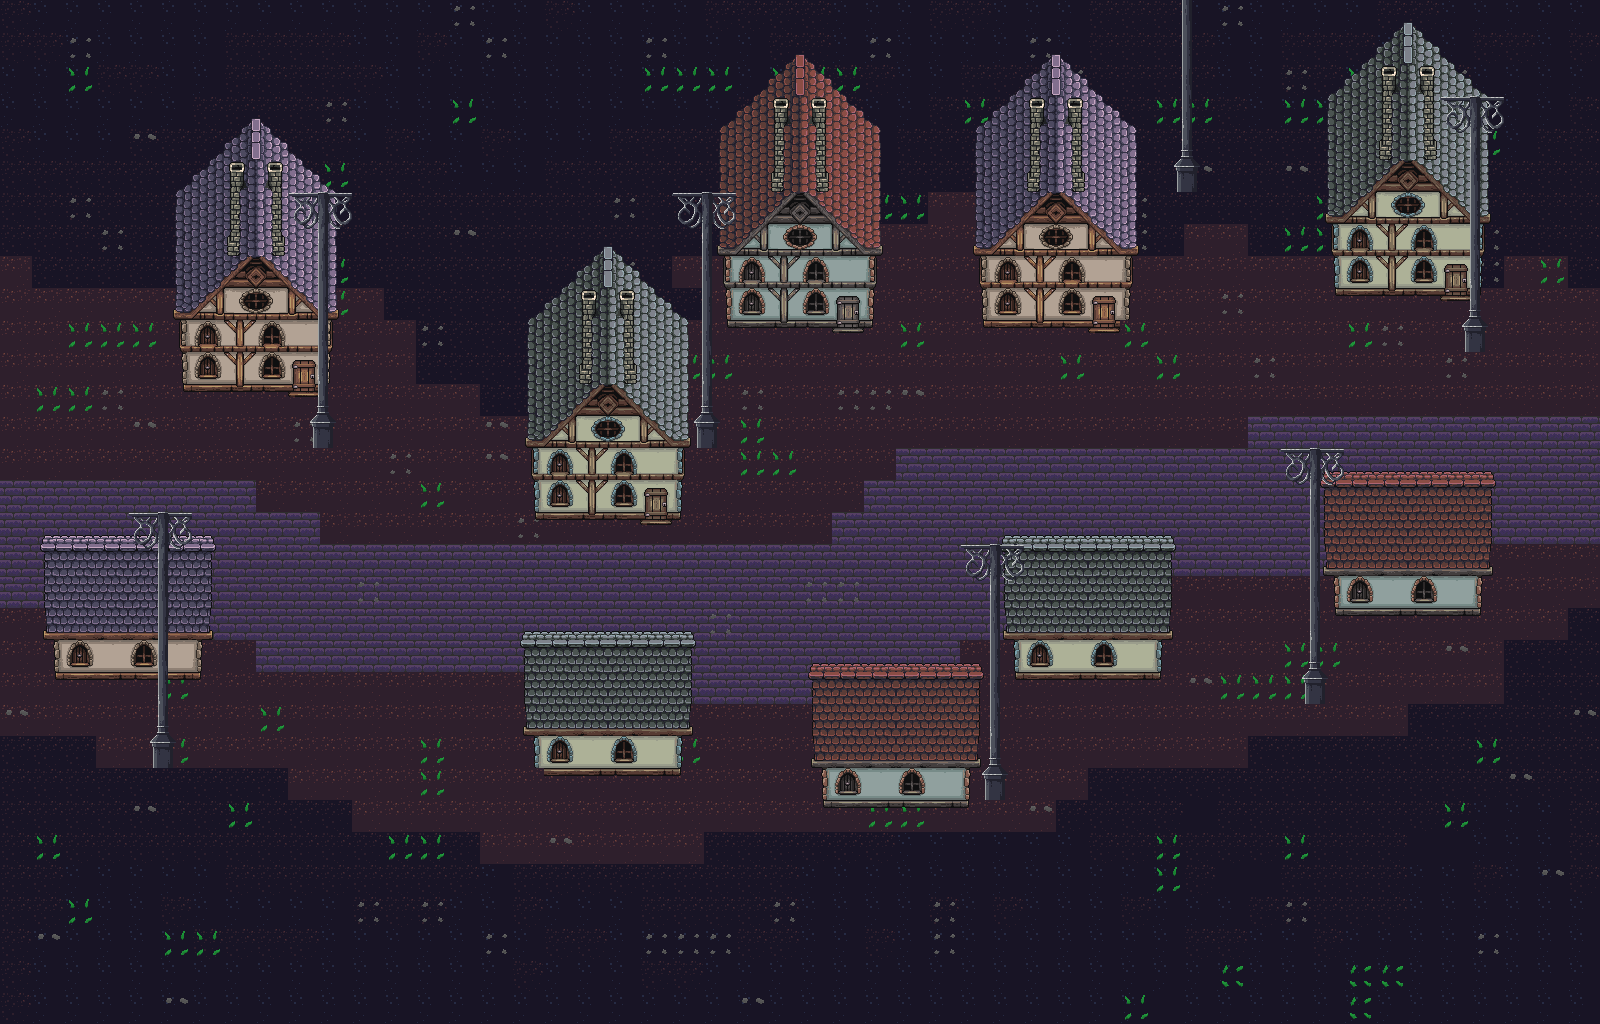

This is a level from a 2D game, rendered from its Tiled map with the project's own tilesets. A one-line summary and the map file follow, with tile-layer data summarised:
An orthogonal 50x32 tile map with 32x32 px tiles, 8 tile layers (capa_suelo, capa_decoracion, capa_pasto, capa_casas_altas, ...), 6 tilesets and 22 objects.

<map version="1.10" tiledversion="1.12.1" orientation="orthogonal" renderorder="right-down" width="50" height="32" tilewidth="32" tileheight="32" infinite="0" nextlayerid="13" nextobjectid="47">
 <tileset firstgid="1" name="houses" tilewidth="32" tileheight="32" tilecount="1024" columns="32">
  <image source="houses.png" width="1024" height="1024" />
 </tileset>
 <tileset firstgid="1025" name="textures" tilewidth="32" tileheight="32" tilecount="156" columns="12">
  <image source="textures.png" width="384" height="416" />
 </tileset>
 <tileset firstgid="1181" name="textures_16" tilewidth="32" tileheight="32" tilecount="256" columns="16">
  <image source="textures_16.png" width="512" height="512" />
 </tileset>
 <tileset firstgid="1437" name="dungeon_bricks_shadow" tilewidth="32" tileheight="32" tilecount="56" columns="8">
  <image source="dungeon_bricks_shadow.png" width="256" height="224" />
 </tileset>
 <tileset firstgid="1493" name="lamp_post_tall" tilewidth="32" tileheight="32" tilecount="16" columns="2">
  <image source="lamp_post_tall.png" width="70" height="272" />
 </tileset>
 <tileset firstgid="1509" name="basic_tiles" tilewidth="32" tileheight="32" tilecount="96" columns="12">
  <image source="basic_tiles.png" width="384" height="264" />
 </tileset>
 <layer id="3" name="capa_suelo" width="50" height="32">
  <data>[1600 cells, 1595 non-empty, 1 distinct tile ids]</data>
 </layer>
 <layer id="2" name="capa_decoracion" width="50" height="32">
  <data>[1600 cells, 1344 non-empty, 4 distinct tile ids]</data>
 </layer>
 <layer id="6" name="capa_pasto" width="50" height="32">
  <data>[1600 cells, 159 non-empty, 5 distinct tile ids]</data>
 </layer>
 <layer id="1" name="capa_casas_altas" width="50" height="32">
  <data>[1600 cells, 313 non-empty, 179 distinct tile ids]</data>
 </layer>
 <layer id="4" name="capa_casas_bajas" width="50" height="32">
  <data>[1600 cells, 65 non-empty, 32 distinct tile ids]</data>
 </layer>
 <layer id="11" name="capa_chimenea" width="50" height="32">
  <data>[1600 cells, 34 non-empty, 20 distinct tile ids]</data>
 </layer>
 <layer id="8" name="capa_techos" width="50" height="32">
  <data>[1600 cells, 120 non-empty, 72 distinct tile ids]</data>
 </layer>
 <layer id="5" name="capa_lamparas" width="50" height="32">
  <data>[1600 cells, 111 non-empty, 17 distinct tile ids]</data>
 </layer>
 <objectgroup id="7" name="capa_colisiones">
  <object id="1" x="173.5" y="316.5">
   <polygon points="0,0 -0.5,1.5625 0.4375,1.375 0.25,2.3125 1.5,2.4375 1.5,3.125 6.4375,3.4375 6.4375,5.4375 5.5625,5.4375 4.75,16.5 5.375,30.9375 6.3125,31.375 6.5625,34.1875 7.4375,34.4375 7.5,35.5625 8.375,35.3125 8.5625,40.375 7.625,40.375 7.5625,43.25 8.3125,43.375 8.375,52.375 9.3125,52.5625 9.25,54.8125 9.375,55.3125 8.3125,55.375 8.5625,66.625 9.4375,66.4375 9.375,74.5625 10.4375,74.5625 10.4375,75.3125 63.625,75.4375 114.313,75.4375 114.563,79.4375 115.313,79.4375 115.375,80.4375 144.188,80.5625 144.5,89.625 143.5,89.375 143.375,90.4375 144.313,90.6875 144.313,95.0625 143.063,95.5 143.438,96.625 143.313,97.4375 136.313,104.563 136.563,105.938 136.375,108.625 138.063,108.688 138.25,110.438 139.313,110.563 139.25,131.063 139.313,131.875 159.438,131.563 159.625,110.438 160.313,110.375 160.563,107.188 162.5,106.75 162.688,104.813 155.375,95.3125 155.438,89.625 154.688,89.25 154.625,67.3125 156.375,66.3125 157.438,43.3125 156.375,36.125 158.5,34.5625 159.188,31.6875 159.438,5.875 165.188,1.625 165.375,-6.5 163,-8.9375 163.375,-86.4375 178.563,-96.1875 178.375,-123.688 162.625,-123.625 138.563,-145.125 120.25,-163.063 86.5625,-198.688 78.5625,-198.438 45,-166.938 36.1875,-157.188 21.75,-142.063 2.6875,-124.5 2.25,-9 -0.3125,-6.5625" />
  </object>
  <object id="4" x="528" y="322.25">
   <polygon points="0,0 77,-75 82.75,-74.75 158.5,-3 160,113.75 162.75,123.25 154.5,126 155.5,154.75 153.5,158 152.75,194.75 138.5,197.5 138,164.75 117.5,165.75 117.75,195.25 6,198.25 2.5,127 -3,122.5 -2.75,114.75 2,114.75" />
  </object>
  <object id="6" x="726.667" y="325">
   <polygon points="0,0 -2.33333,-71.3333 -8.33333,-72.6667 -8,-96.3333 12,-104.333 10.6667,-133.333 -8,-131 -7.33333,-197.333 71,-272.333 151,-198.667 154.667,-77.3333 155.333,-70.6667 148,-71 146,0.333333 133.333,1.66667 131.333,-29.6667 109,-28.3333 110.667,-1.66667" />
  </object>
  <object id="7" x="973.5" y="127.5">
   <polygon points="0,0 76.5,-70.5 87,-73.5 163.5,1.5 165,126 159.5,126.5 155.5,194 144.5,192 142,166.5 115,166.5 118.5,193.5 9.5,197 1,124.5" />
  </object>
  <object id="8" x="1324" y="224">
   <polygon points="0,0 3.5,-128 81,-202.5 87.5,-202.5 168.5,-129.5 164,-4.5 160.5,-3.5 157,63 143.5,65.5 142,39 119.5,37.5 121,68.5 12,71.5 9,-2" />
  </object>
  <object id="15" x="54.5" y="643">
   <polygon points="0,0 0.5,37 145.5,35 147,-1 160,-5.5 157.5,-11.5 -9,-10 -9.5,-13 -12,-10.5 -11,-6" />
  </object>
  <object id="16" x="524" y="726.5">
   <polygon points="0,0 -2,7.5 11,10 10,42 19,42 19,47.5 156,48 157,12 168,9.5 166.5,-0.5" />
  </object>
  <object id="17" x="813.5" y="760">
   <polygon points="0,0 -1.5,3.5 -1,7.5 10,8.5 10.5,45.5 154.5,46 154,8.5 165,7 165.5,-0.5" />
  </object>
  <object id="18" x="1005.5" y="630">
   <polygon points="0,0 -1,9 10,9 10.5,48.5 154.5,48.5 154.5,11.5 166.5,9 167,-1.5" />
  </object>
  <object id="20" x="1326" y="566">
   <polygon points="0,0 1,11 14,9 10,43 157,50 157,7 167,7 150,-1" />
  </object>
 </objectgroup>
 <objectgroup id="10" name="capa_eventos">
  <object id="31" x="-0.5" y="481" width="17" height="128" />
  <object id="41" x="107.636" y="638" width="3.63636" height="1.27273" />
  <object id="45" x="1595.82" y="416.727" width="3.63636" height="127.818" />
  <object id="46" x="1614" y="435.091" />
 </objectgroup>
 <objectgroup id="12" name="colisiones">
  <object id="32" x="-0.363636" y="0.363636" width="1600.55" height="2" />
  <object id="33" x="1635.82" y="11.2727" />
  <object id="34" x="1597.27" y="0.363636" width="2.72727" height="415.636" />
  <object id="35" x="1597.09" y="544.364" width="2.54545" height="479.636" />
  <object id="36" x="1070.36" y="1014.73" width="1.45455" />
  <object id="37" x="0" y="1020.73" width="1599.45" height="3.45455" />
  <object id="38" x="0.181818" y="609.455" width="3.81818" height="414.182" />
  <object id="39" x="0.545455" y="1.09091" width="2.54545" height="478.545" />
 </objectgroup>
</map>
